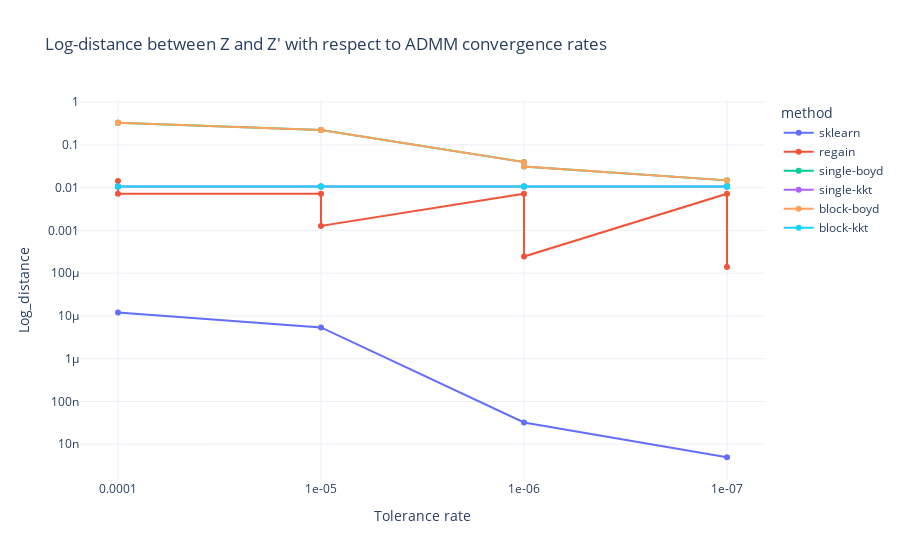

Here is the notebook cell this chart was saved with:
### Code cell
fig = px.line(df, x="tol", y="accuracy", color= "method", 
              log_y = True,
              labels={
                     "tol": "Tolerance rate",
                     "accuracy": "Log_distance",
                     "method": "method"
                 },
              template = "plotly_white",
              title="Log-distance between Z and Z' with respect to ADMM convergence rates")
fig.update_traces(mode='markers+lines')
fig.show()

### Figure 1 — Plotly figure (JSON) as saved in the notebook; plotly's stock layout.template omitted (floating-point values rounded to 4 significant figures)
{"data": [{"hovertemplate": "method=sklearn<br>Tolerance rate=%{x}<br>Log_distance=%{y}<extra></extra>", "legendgroup": "sklearn", "line": {"color": "#636efa", "dash": "solid"}, "mode": "markers+lines", "name": "sklearn", "orientation": "v", "showlegend": true, "type": "scatter", "x": ["0.0001", "1e-05", "1e-06", "1e-07"], "xaxis": "x", "y": [1.209e-05, 5.38e-06, 3.223e-08, 4.956e-09], "yaxis": "y"}, {"hovertemplate": "method=regain<br>Tolerance rate=%{x}<br>Log_distance=%{y}<extra></extra>", "legendgroup": "regain", "line": {"color": "#EF553B", "dash": "solid"}, "mode": "markers+lines", "name": "regain", "orientation": "v", "showlegend": true, "type": "scatter", "x": ["0.0001", "0.0001", "1e-05", "1e-05", "1e-06", "1e-06", "1e-07", "1e-07"], "xaxis": "x", "y": [0.01433, 0.007207, 0.007207, 0.001275, 0.007207, 0.0002449, 0.007207, 0.0001391], "yaxis": "y"}, {"hovertemplate": "method=single-boyd<br>Tolerance rate=%{x}<br>Log_distance=%{y}<extra></extra>", "legendgroup": "single-boyd", "line": {"color": "#00cc96", "dash": "solid"}, "mode": "markers+lines", "name": "single-boyd", "orientation": "v", "showlegend": true, "type": "scatter", "x": ["0.0001", "0.0001", "1e-05", "1e-05", "1e-06", "1e-06", "1e-07", "1e-07"], "xaxis": "x", "y": [0.3288, 0.3288, 0.2221, 0.2221, 0.0395, 0.03099, 0.01479, 0.01128], "yaxis": "y"}, {"hovertemplate": "method=single-kkt<br>Tolerance rate=%{x}<br>Log_distance=%{y}<extra></extra>", "legendgroup": "single-kkt", "line": {"color": "#ab63fa", "dash": "solid"}, "mode": "markers+lines", "name": "single-kkt", "orientation": "v", "showlegend": true, "type": "scatter", "x": ["0.0001", "0.0001", "1e-05", "1e-05", "1e-06", "1e-06", "1e-07", "1e-07"], "xaxis": "x", "y": [0.01067, 0.01067, 0.01067, 0.01067, 0.01067, 0.01067, 0.01067, 0.01067], "yaxis": "y"}, {"hovertemplate": "method=block-boyd<br>Tolerance rate=%{x}<br>Log_distance=%{y}<extra></extra>", "legendgroup": "block-boyd", "line": {"color": "#FFA15A", "dash": "solid"}, "mode": "markers+lines", "name": "block-boyd", "orientation": "v", "showlegend": true, "type": "scatter", "x": ["0.0001", "0.0001", "1e-05", "1e-05", "1e-06", "1e-06", "1e-07", "1e-07"], "xaxis": "x", "y": [0.3288, 0.3288, 0.2221, 0.2221, 0.0395, 0.03099, 0.01479, 0.01128], "yaxis": "y"}, {"hovertemplate": "method=block-kkt<br>Tolerance rate=%{x}<br>Log_distance=%{y}<extra></extra>", "legendgroup": "block-kkt", "line": {"color": "#19d3f3", "dash": "solid"}, "mode": "markers+lines", "name": "block-kkt", "orientation": "v", "showlegend": true, "type": "scatter", "x": ["0.0001", "0.0001", "1e-05", "1e-05", "1e-06", "1e-06", "1e-07", "1e-07"], "xaxis": "x", "y": [0.01067, 0.01067, 0.01067, 0.01067, 0.01067, 0.01067, 0.01067, 0.01067], "yaxis": "y"}], "layout": {"legend": {"title": {"text": "method"}, "tracegroupgap": 0}, "title": {"text": "Log-distance between Z and Z' with respect to ADMM convergence rates"}, "xaxis": {"anchor": "y", "domain": [0, 1], "title": {"text": "Tolerance rate"}}, "yaxis": {"anchor": "x", "domain": [0, 1], "title": {"text": "Log_distance"}, "type": "log"}}}
